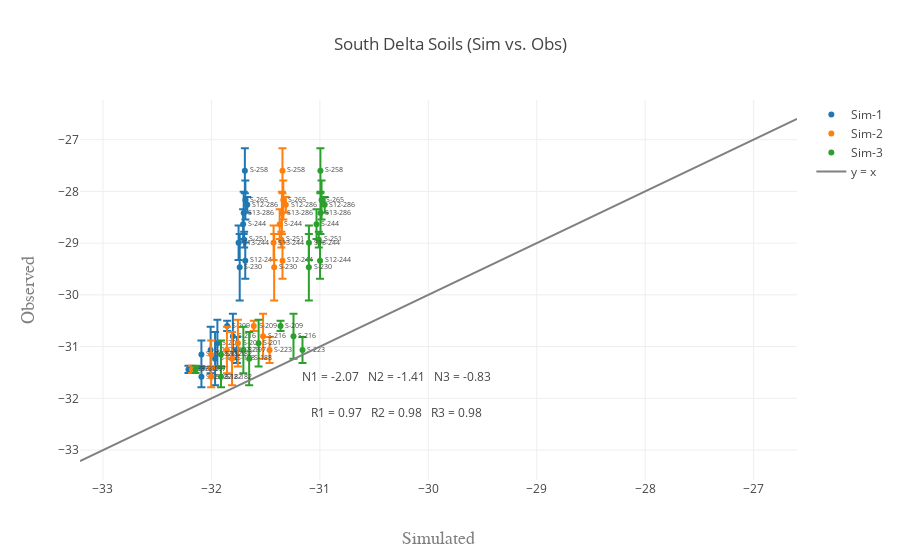

Notebook cell for this chart:
### Code cell
data = []
df = delta_dat.loc[delta_dat['Transect'] == 'S']
for folder in range(1, folders + 1):
    df1 = df.loc[df['IDsim'] == ('Sim-' + str(folder))]
    trace = get_scatter(df1, test_var, sd, name=('Sim-' + str(folder)))
    data.append(trace)
    
data.append(get_xy_line(df, test_var, delta=True))

fig = go.Figure(data=data, layout=get_layout(df, test_var, folders, title='South Delta Soils (Sim vs. Obs)', delta=True))
iplot(fig)

### Figure 1 — Plotly figure (JSON) as saved in the notebook; plotly's stock layout.template omitted (floating-point values rounded to 4 significant figures)
{"data": [{"error_y": {"array": [0.2702, 0.2017, 0.35, 0.1513, 0.07071, 0.3338, 0.4073, 0.5132, 0.4509, 0.4509, 0.1, 0.4359, 0.2517, 0.6429, 0.2887, 0.1528, 0.4359, 0.3786], "symmetric": true, "type": "data"}, "mode": "markers+text", "name": "Sim-1", "text": ["S11-182", "S12-182", "S12-244", "S12-286", "S13-197", "S13-244", "S13-286", "S-188", "S-197", "S-201", "S-209", "S-216", "S-223", "S-230", "S-244", "S-251", "S-258", "S-265"], "textfont": {"size": 7}, "textposition": "right", "type": "scatter", "x": [-32.09, -32.09, -31.69, -31.67, -32.21, -31.75, -31.7, -31.97, -32.01, -31.94, -31.85, -31.8, -31.77, -31.74, -31.71, -31.7, -31.69, -31.69], "y": [-31.15, -31.58, -29.34, -28.26, -31.44, -28.99, -28.41, -31.23, -31.07, -30.93, -30.6, -30.8, -31.07, -29.47, -28.63, -28.93, -27.6, -28.17]}, {"error_y": {"array": [0.2702, 0.2017, 0.35, 0.1513, 0.07071, 0.3338, 0.4073, 0.5132, 0.4509, 0.4509, 0.1, 0.4359, 0.2517, 0.6429, 0.2887, 0.1528, 0.4359, 0.3786], "symmetric": true, "type": "data"}, "mode": "markers+text", "name": "Sim-2", "text": ["S11-182", "S12-182", "S12-244", "S12-286", "S13-197", "S13-244", "S13-286", "S-188", "S-197", "S-201", "S-209", "S-216", "S-223", "S-230", "S-244", "S-251", "S-258", "S-265"], "textfont": {"size": 7}, "textposition": "right", "type": "scatter", "x": [-32.0, -32.0, -31.34, -31.31, -32.18, -31.43, -31.35, -31.81, -31.86, -31.76, -31.61, -31.52, -31.46, -31.42, -31.37, -31.36, -31.34, -31.34], "y": [-31.15, -31.58, -29.34, -28.26, -31.44, -28.99, -28.41, -31.23, -31.07, -30.93, -30.6, -30.8, -31.07, -29.47, -28.63, -28.93, -27.6, -28.17]}, {"error_y": {"array": [0.2702, 0.2017, 0.35, 0.1513, 0.07071, 0.3338, 0.4073, 0.5132, 0.4509, 0.4509, 0.1, 0.4359, 0.2517, 0.6429, 0.2887, 0.1528, 0.4359, 0.3786], "symmetric": true, "type": "data"}, "mode": "markers+text", "name": "Sim-3", "text": ["S11-182", "S12-182", "S12-244", "S12-286", "S13-197", "S13-244", "S13-286", "S-188", "S-197", "S-201", "S-209", "S-216", "S-223", "S-230", "S-244", "S-251", "S-258", "S-265"], "textfont": {"size": 7}, "textposition": "right", "type": "scatter", "x": [-31.91, -31.91, -31.0, -30.96, -32.15, -31.1, -30.99, -31.65, -31.71, -31.56, -31.36, -31.24, -31.16, -31.1, -31.03, -31.01, -30.99, -30.98], "y": [-31.15, -31.58, -29.34, -28.26, -31.44, -28.99, -28.41, -31.23, -31.07, -30.93, -30.6, -30.8, -31.07, -29.47, -28.63, -28.93, -27.6, -28.17]}, {"marker": {"color": "grey", "opacity": 0.9}, "mode": "lines", "name": "y = x", "type": "scatter", "x": [-33.21, -26.6], "y": [-33.21, -26.6]}], "layout": {"annotations": [{"showarrow": false, "text": "R1 = 0.97\n \nR2 = 0.98\n \nR3 = 0.98\n \n", "x": -30.26, "y": -32.28}, {"showarrow": false, "text": "N1 = -2.07\n \nN2 = -1.41\n \nN3 = -0.83\n \n", "x": -30.26, "y": -31.58}], "showlegend": true, "title": "South Delta Soils (Sim vs. Obs)", "xaxis": {"title": "Simulated", "titlefont": {"color": "#7f7f7f", "family": "Courier New, monospace", "size": 18}}, "yaxis": {"title": "Observed", "titlefont": {"color": "#7f7f7f", "family": "Courier New, monospace", "size": 18}}}}
